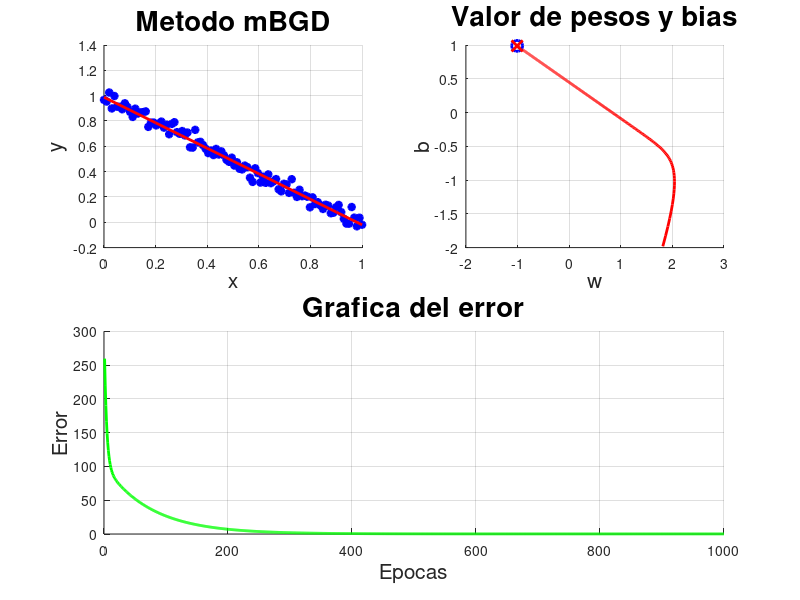

MATLAB code to generate this figure:
% Ian Mu;oz Nu;ez - Adaline
% Desarrollar un código en el que un Adaline sea capaz de aproximar una
% función generada con datos aleatorios utilizando ahora el método
% mBGD (mini-Batch Gradient Descent), esta generaliza los metodos SGD
% y BGD, pues dependiendo el tamaño de los mini-lotes que se elige, la
% neurona se puede entrenar con un algoritmo parecido a un SGD o BGD
% (si se selecciona un tamaño de lote de 1, el algoritmo se comporta
% como SGD, si se elige un tamaño de lote del número de patrones de
% entrada, el algoritmo funcionara como un BGD.


close all
clear
clc

xl = -0.02;
xu = 0.02;
n = 100;

x = linspace(0, 1, n); % Datos de entrada
d = (1-x) + (xl+(xu-xl)*randn(1,n)); % Salida deseada
eta = 1e-1; % Factor de aprendizaje
epocas = 1000; % Numero de iteraciones deseadas
batch_size = n; % Tamano de los lotes

p = size(x, 2); % Numero de patrones de entrada
t = 0:0.1:1; % Arreglo de valores para el hiperplano separador
w = -2+(2+2)*rand(); % Pesos sinapticos
b = -2+(2+2)*rand(); % Bias

pw = []; % Arreglo para guardar el valor de los pesos sinapticos
pb = []; % Arreglo para guardar el valor del bias

for epoca= 1:epocas
    xl = 1; % Indice inferior para dividir por lotes
    xu = batch_size; % Indice superior para dividir por lotes
    while xl < p
        pw = [pw, w]; % Se guarda el valor del peso en el arreglo
        pb = [pb, b]; % Se guarda el valor del bias en el arreglo

        mx = x(xl:xu); % Lote de los patrones de entrada
        my = d(xl:xu); % Lote de la salida deseada
        y = w'*mx + b; % Interaccion de la entrada con los pesos y el bias

        e = my - y; % Error entre la salida deseada y la obtenida
        w = w + (eta/p)*e*mx'; % Ajuste de pesos sinapticos
        b = b + (eta/p)*sum(e); % Ajuste del valor del bias

        xl = xl+batch_size; % Incremento del indice inferior para dividir por lotes
        xu = xu+batch_size; % Incremento del indice superior para dividir por lotes
    end

    J(epoca) = sum((d - (w'*x+b)).^2); % Error cuadratico medio
end

px = [0 -b/w]; % Posiciones en 'x' para los puntos que definen al hiperplano
py = [b 0]; % Posiciones en 'y' para los puntos que definen al hiperplano
m = (py(2)-py(1))/(px(2)-px(1)); % Pendiente del hiperplano
f = m*(t-px(1)) + py(1); % Funcion del hiperplano

figure(1)

subplot(2,2,1) % Grafica de los patrones de entrada, salida deseada y el hiperplano
hold on
grid on
title("Metodo mBGD", 'FontSize', 20)
xlabel('x', 'FontSize', 15)
ylabel('y', 'FontSize', 15)
plot(x, d, 'b*', 'LineWidth', 2) % Patrones de entrada y salida deseada
plot(t, f, 'r-', 'LineWidth', 2) % Hiperplano separador

subplot(2,2,2) % Grafica de los valores de pesos sinapticos y bias
hold on
grid on
title("Valor de pesos y bias", 'FontSize', 20)
xlabel('w', 'FontSize', 15)
ylabel('b', 'FontSize', 15)
plot(pw, pb, 'r-', 'LineWidth', 2) % Posiciones de los valores de pesos sinapticos y bias
% Posicion final de los pesos sinapticos y bias
plot(pw(end), pb(end), 'bo', 'MarkerSize', 8, 'LineWidth', 2)
plot(pw(end), pb(end), 'rx', 'MarkerSize', 8, 'LineWidth', 2)

subplot(2,2,3:4) % Grafica del error del Adaline
hold on
grid on
title("Grafica del error", 'FontSize', 20)
xlabel('Epocas', 'FontSize', 15)
ylabel('Error', 'FontSize', 15)
plot(J, 'g-', 'LineWidth', 2) % Error del Adaline

